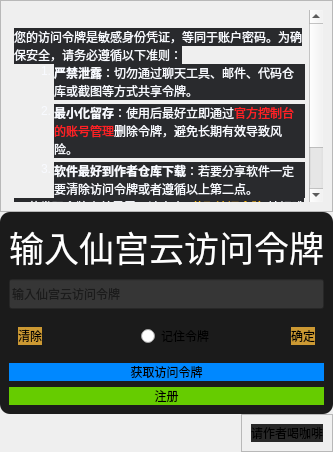
      <widget class="QWidget" name="zhuye_page1">
       <layout class="QVBoxLayout" name="verticalLayout">
        <property name="spacing">
         <number>0</number>
        </property>
        <property name="leftMargin">
         <number>0</number>
        </property>
        <property name="topMargin">
         <number>0</number>
        </property>
        <property name="rightMargin">
         <number>0</number>
        </property>
        <property name="bottomMargin">
         <number>0</number>
        </property>
        <item alignment="Qt::AlignmentFlag::AlignTop">
         <widget class="QFrame" name="frame_13">
          <property name="frameShape">
           <enum>QFrame::Shape::StyledPanel</enum>
          </property>
          <property name="frameShadow">
           <enum>QFrame::Shadow::Raised</enum>
          </property>
          <layout class="QVBoxLayout" name="verticalLayout_9">
           <item>
            <widget class="QTextBrowser" name="textBrowser">
             <property name="styleSheet">
              <string notr="true">QFrame {
    background-color: transparent;
    border-radius: 10px;
}</string>
             </property>
             <property name="html">
              <string>&lt;!DOCTYPE HTML PUBLIC &quot;-//W3C//DTD HTML 4.0//EN&quot; &quot;http://www.w3.org/TR/REC-html40/strict.dtd&quot;&gt;
&lt;html&gt;&lt;head&gt;&lt;meta name=&quot;qrichtext&quot; content=&quot;1&quot; /&gt;&lt;meta charset=&quot;utf-8&quot; /&gt;&lt;style type=&quot;text/css&quot;&gt;
p, li { white-space: pre-wrap; }
hr { height: 1px; border-width: 0; }
li.unchecked::marker { content: &quot;\2610&quot;; }
li.checked::marker { content: &quot;\2612&quot;; }
&lt;/style&gt;&lt;/head&gt;&lt;body style=&quot; font-family:'Microsoft YaHei UI'; font-size:9pt; font-weight:400; font-style:normal;&quot;&gt;
&lt;p style=&quot;-qt-paragraph-type:empty; margin-top:0px; margin-bottom:0px; margin-left:0px; margin-right:0px; -qt-block-indent:0; text-indent:0px;&quot;&gt;&lt;br /&gt;&lt;/p&gt;
&lt;p style=&quot; margin-top:0px; margin-bottom:0px; margin-left:0px; margin-right:0px; -qt-block-indent:0; text-indent:0px;&quot;&gt;&lt;span style=&quot; font-family:'DeepSeek-CJK-patch','Inter','system-ui','-apple-system','BlinkMacSystemFont','Segoe UI','Roboto','Noto Sans','Ubuntu','Cantarell','Helvetica Neue','Oxygen','Open Sans','sans-serif'; color:#f8faff; background-color:#292a2d;&quot;&gt;您的访问令牌是敏感身份凭证，等同于账户密码。为确保安全，请务必遵循以下准则：&lt;/span&gt;&lt;/p&gt;
&lt;ol style=&quot;margin-top: 0px; margin-bottom: 0px; margin-left: 0px; margin-right: 0px; -qt-list-indent: 1;&quot;&gt;
&lt;li style=&quot; font-family:'DeepSeek-CJK-patch','Inter','system-ui','-apple-system','BlinkMacSystemFont','Segoe UI','Roboto','Noto Sans','Ubuntu','Cantarell','Helvetica Neue','Oxygen','Open Sans','sans-serif'; color:#f8faff; background-color:#292a2d;&quot; style=&quot; margin-top:0px; margin-bottom:0px; margin-left:0px; margin-right:0px; -qt-block-indent:0; text-indent:0px;&quot;&gt;&lt;span style=&quot; font-weight:700;&quot;&gt;严禁泄露&lt;/span&gt;：切勿通过聊天工具、邮件、代码仓库或截图等方式共享令牌。&lt;/li&gt;
&lt;li style=&quot; font-family:'DeepSeek-CJK-patch','Inter','system-ui','-apple-system','BlinkMacSystemFont','Segoe UI','Roboto','Noto Sans','Ubuntu','Cantarell','Helvetica Neue','Oxygen','Open Sans','sans-serif'; color:#f8faff; background-color:#292a2d;&quot; style=&quot; margin-top:4px; margin-bottom:0px; margin-left:0px; margin-right:0px; -qt-block-indent:0; text-indent:0px;&quot;&gt;&lt;span style=&quot; font-weight:700;&quot;&gt;最小化留存&lt;/span&gt;：使用后最好立即通过&lt;span style=&quot; color:#ff2024;&quot;&gt;官方控制台的账号管理&lt;/span&gt;删除令牌，避免长期有效导致风险。&lt;/li&gt;
&lt;li style=&quot; font-family:'DeepSeek-CJK-patch','Inter','system-ui','-apple-system','BlinkMacSystemFont','Segoe UI','Roboto','Noto Sans','Ubuntu','Cantarell','Helvetica Neue','Oxygen','Open Sans','sans-serif'; color:#f8faff; background-color:#292a2d;&quot; style=&quot; margin-top:4px; margin-bottom:0px; margin-left:0px; margin-right:0px; -qt-block-indent:0; text-indent:0px;&quot;&gt;&lt;span style=&quot; font-weight:700;&quot;&gt;软件最好到作者仓库下载&lt;/span&gt;：若要分享软件一定要清除访问令牌或者遵循以上第二点。&lt;/li&gt;&lt;/ol&gt;
&lt;p style=&quot; margin-top:0px; margin-bottom:0px; margin-left:0px; margin-right:0px; -qt-block-indent:0; text-indent:0px;&quot;&gt;&lt;span style=&quot; font-family:'DeepSeek-CJK-patch','Inter','system-ui','-apple-system','BlinkMacSystemFont','Segoe UI','Roboto','Noto Sans','Ubuntu','Cantarell','Helvetica Neue','Oxygen','Open Sans','sans-serif'; color:#f8faff; background-color:#292a2d;&quot;&gt;⚠️ 若发现令牌意外暴露，请点击 &amp;quot;&lt;/span&gt;&lt;span style=&quot; font-family:'DeepSeek-CJK-patch','Inter','system-ui','-apple-system','BlinkMacSystemFont','Segoe UI','Roboto','Noto Sans','Ubuntu','Cantarell','Helvetica Neue','Oxygen','Open Sans','sans-serif'; color:#ffbf00; background-color:#292a2d;&quot;&gt;获取访问令牌&lt;/span&gt;&lt;span style=&quot; font-family:'DeepSeek-CJK-patch','Inter','system-ui','-apple-system','BlinkMacSystemFont','Segoe UI','Roboto','Noto Sans','Ubuntu','Cantarell','Helvetica Neue','Oxygen','Open Sans','sans-serif'; color:#f8faff; background-color:#292a2d;&quot;&gt;&amp;quot;按钮跳转到官网 立即删除并重新生成！&lt;/span&gt;&lt;/p&gt;
&lt;p style=&quot;-qt-paragraph-type:empty; margin-top:0px; margin-bottom:0px; margin-left:0px; margin-right:0px; -qt-block-indent:0; text-indent:0px; font-family:'DeepSeek-CJK-patch','Inter','system-ui','-apple-system','BlinkMacSystemFont','Segoe UI','Roboto','Noto Sans','Ubuntu','Cantarell','Helvetica Neue','Oxygen','Open Sans','sans-serif'; color:#f8faff;&quot;&gt;&lt;br /&gt;&lt;/p&gt;
&lt;p style=&quot;-qt-paragraph-type:empty; margin-top:0px; margin-bottom:0px; margin-left:0px; margin-right:0px; -qt-block-indent:0; text-indent:0px;&quot;&gt;&lt;br /&gt;&lt;/p&gt;&lt;/body&gt;&lt;/html&gt;</string>
             </property>
            </widget>
           </item>
          </layout>
         </widget>
        </item>
        <item alignment="Qt::AlignmentFlag::AlignHCenter|Qt::AlignmentFlag::AlignTop">
         <widget class="QFrame" name="shouye">
          <property name="sizePolicy">
           <sizepolicy hsizetype="Preferred" vsizetype="Preferred">
            <horstretch>0</horstretch>
            <verstretch>0</verstretch>
           </sizepolicy>
          </property>
          <property name="minimumSize">
           <size>
            <width>0</width>
            <height>0</height>
           </size>
          </property>
          <property name="sizeIncrement">
           <size>
            <width>0</width>
            <height>0</height>
           </size>
          </property>
          <property name="baseSize">
           <size>
            <width>0</width>
            <height>0</height>
           </size>
          </property>
          <property name="styleSheet">
           <string notr="true">QFrame {
    background-color: #1b1b1b;
    border-radius: 10px;
}</string>
          </property>
          <property name="inputMethodHints">
           <set>Qt::InputMethodHint::ImhNone</set>
          </property>
          <property name="frameShape">
           <enum>QFrame::Shape::StyledPanel</enum>
          </property>
          <property name="frameShadow">
           <enum>QFrame::Shadow::Raised</enum>
          </property>
          <layout class="QVBoxLayout" name="verticalLayout_6">
           <item>
            <widget class="QLabel" name="tishi">
             <property name="text">
              <string>&lt;html&gt;&lt;head/&gt;&lt;body&gt;&lt;p&gt;&lt;span style=&quot; font-size:26pt; color:#ffffff;&quot;&gt;输入仙宫云访问令牌&lt;/span&gt;&lt;/p&gt;&lt;/body&gt;&lt;/html&gt;</string>
             </property>
            </widget>
           </item>
           <item>
            <widget class="QLineEdit" name="lingpai">
             <property name="minimumSize">
              <size>
               <width>0</width>
               <height>30</height>
              </size>
             </property>
             <property name="toolTip">
              <string>提示输入框要输入的内容</string>
             </property>
             <property name="toolTipDuration">
              <number>-1</number>
             </property>
             <property name="styleSheet">
              <string notr="true">background-color: #363636;</string>
             </property>
             <property name="text">
              <string/>
             </property>
             <property name="placeholderText">
              <string extracomment="输入仙宫云访问令牌">输入仙宫云访问令牌</string>
             </property>
            </widget>
           </item>
           <item>
            <widget class="QFrame" name="frame_14">
             <property name="styleSheet">
              <string notr="true">QPushButton {
    background-color: #CC9933;
    border-radius: 10px;
    font: 10pt &quot;宋体&quot;;
}
QPushButton:pressed {
    background-color: #4F6F6F; /* 按下时的背景颜色 */
}</string>
             </property>
             <property name="frameShape">
              <enum>QFrame::Shape::StyledPanel</enum>
             </property>
             <property name="frameShadow">
              <enum>QFrame::Shadow::Raised</enum>
             </property>
             <layout class="QHBoxLayout" name="horizontalLayout_6">
              <item alignment="Qt::AlignmentFlag::AlignLeft">
               <widget class="QPushButton" name="pushButton_16">
                <property name="styleSheet">
                 <string notr="true">font: 12pt &quot;Microsoft YaHei UI&quot;;</string>
                </property>
                <property name="text">
                 <string>清除</string>
                </property>
               </widget>
              </item>
              <item alignment="Qt::AlignmentFlag::AlignRight">
               <widget class="QRadioButton" name="radioButton">
                <property name="text">
                 <string>记住令牌</string>
                </property>
               </widget>
              </item>
              <item alignment="Qt::AlignmentFlag::AlignRight">
               <widget class="QPushButton" name="pushButton_15">
                <property name="styleSheet">
                 <string notr="true">font: 12pt &quot;Microsoft YaHei UI&quot;;</string>
                </property>
                <property name="text">
                 <string>确定</string>
                </property>
               </widget>
              </item>
             </layout>
            </widget>
           </item>
           <item>
            <widget class="QPushButton" name="huoqu">
             <property name="styleSheet">
              <string notr="true">QPushButton {
    background-color: #0088ff;
    border-radius: 10px;
    font: 24pt &quot;宋体&quot;;
}

QPushButton:pressed {
    background-color: #4F6F6F; /* 按下时的背景颜色 */
}</string>
             </property>
             <property name="text">
              <string>获取访问令牌</string>
             </property>
             <property name="icon">
              <iconset resource="resources.qrc">
               <normaloff>:/ico/ico/anchor.svg</normaloff>:/ico/ico/anchor.svg</iconset>
             </property>
             <property name="iconSize">
              <size>
               <width>64</width>
               <height>64</height>
              </size>
             </property>
            </widget>
           </item>
           <item>
            <widget class="QPushButton" name="zhuce">
             <property name="toolTip">
              <string>注册仙宫云账号</string>
             </property>
             <property name="styleSheet">
              <string notr="true">QPushButton {
    background-color: #66CC00;
    border-radius: 10px;
    font: 24pt &quot;宋体&quot;;
}

QPushButton:pressed {
    background-color: #4F6F6F; /* 按下时的背景颜色 */
}</string>
             </property>
             <property name="text">
              <string>注册</string>
             </property>
             <property name="icon">
              <iconset resource="resources.qrc">
               <normaloff>:/ico/ico/user-plus.svg</normaloff>:/ico/ico/user-plus.svg</iconset>
             </property>
             <property name="iconSize">
              <size>
               <width>64</width>
               <height>64</height>
              </size>
             </property>
            </widget>
           </item>
          </layout>
         </widget>
        </item>
        <item alignment="Qt::AlignmentFlag::AlignRight|Qt::AlignmentFlag::AlignBottom">
         <widget class="QFrame" name="coffeekuang">
          <property name="frameShape">
           <enum>QFrame::Shape::StyledPanel</enum>
          </property>
          <property name="frameShadow">
           <enum>QFrame::Shadow::Raised</enum>
          </property>
          <layout class="QVBoxLayout" name="verticalLayout_7">
           <item>
            <widget class="QPushButton" name="coffee">
             <property name="toolTip">
              <string>&lt;html&gt;&lt;head/&gt;&lt;body&gt;&lt;p&gt;请作者和咖啡&lt;/p&gt;&lt;/body&gt;&lt;/html&gt;</string>
             </property>
             <property name="styleSheet">
              <string notr="true">QPushButton {
    background-color: #282828;
    border-radius: 10px;
    font: 8pt &quot;宋体&quot;;
}

QPushButton:pressed {
    background-color: #4F6F6F; /* 按下时的背景颜色 */
}</string>
             </property>
             <property name="text">
              <string>请作者喝咖啡</string>
             </property>
             <property name="icon">
              <iconset resource="resources.qrc">
               <normaloff>:/ico/ico/gift.svg</normaloff>:/ico/ico/gift.svg</iconset>
             </property>
             <property name="iconSize">
              <size>
               <width>32</width>
               <height>32</height>
              </size>
             </property>
            </widget>
           </item>
          </layout>
         </widget>
        </item>
       </layout>
      </widget>
